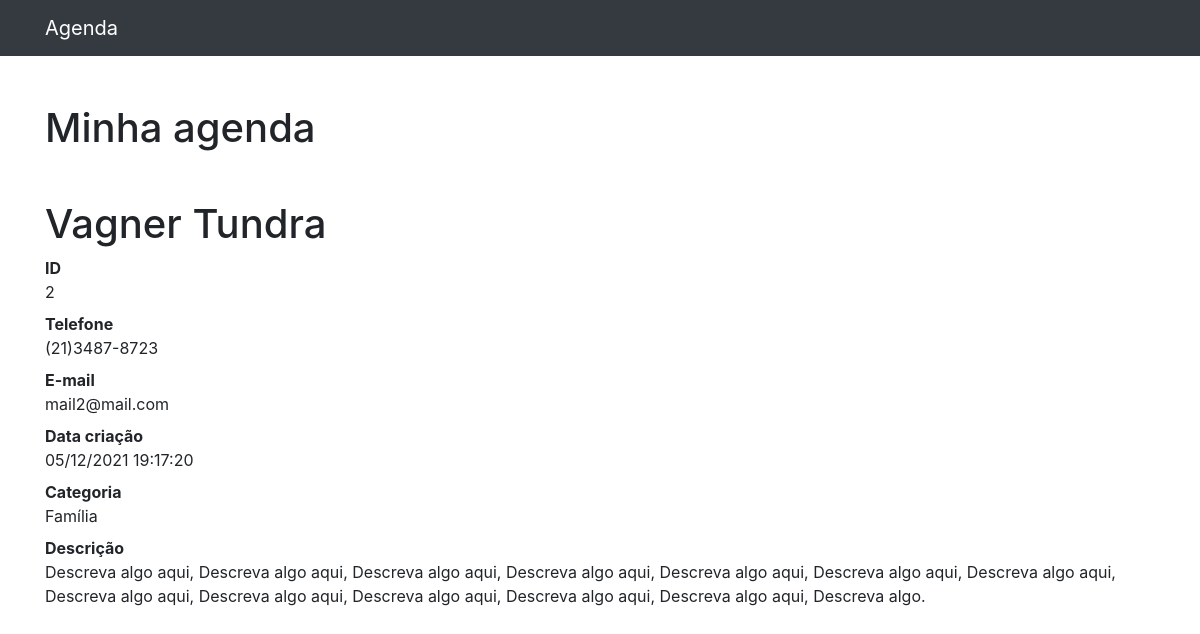
/2, run on the app's committed database.
### contato/models.py (models this page shows, shortened)
class ContatoDj(models.Model):
    nome = models.CharField(max_length=255)
    sobreNome = models.CharField(max_length=255, blank=True)
    telefone = models.CharField(max_length=255)
    email = models.CharField(max_length=255, blank=True)
    data_criacao = models.DateTimeField(default=timezone.now)
    descricao = models.CharField(max_length=255, blank=True)
    categoria = models.ForeignKey(Categoria, on_delete=models.DO_NOTHING)

class Categoria(models.Model):
    nome = models.CharField(max_length=255)
    def __str__(self):
        return self.nome

### contato/views.py (the view)
# urls.py: path('<int:contato_id>', views.exibeContato, name='exibeContato'),
def exibeContato(request, contato_id):
    recebeDbContato = ContatoDj.objects.get(id=contato_id)
    return render(request, 'contato/exibeContato.html', {
        'HtmlContato' : recebeDbContato
    })

### contato/templates/contato/exibeContato.html
{%extends 'djHtmlBase.html'%} {%block conteudo%}
<h1 class="mt-5">{{HtmlContato.nome}} {{HtmlContato.sobreNome}}</h1>
<dl>
  <dt>ID</dt>
  <dd>{{HtmlContato.id}}</dd>
  <dt>Telefone</dt>
  <dd>{{HtmlContato.telefone}}</dd>
  <dt>E-mail</dt>
  <dd>{{HtmlContato.email}}</dd>
  <dt>Data criação</dt>
  <dd>{{HtmlContato.data_criacao|date:'d/m/Y H:i:s'}}</dd>
  <dt>Categoria</dt>
  <dd>{{HtmlContato.categoria}}</dd>
  <dt>Descrição</dt>
  <dd>{{HtmlContato.descricao}}</dd>
</dl>
{%endblock%}

### data on the page
ContatoDj: nome "Vagner", sobreNome "Tundra", id "2", telefone "(21)3487-8723", email "mail2@mail.com", data_criacao "05/12/2021 19:17:20", categoria "Família", descricao "Descreva algo aqui, Descreva algo aqui, Descreva algo aqui, Descreva algo aqui, Descreva algo aqui, Descreva algo aqui, Descreva algo aqui, Descreva algo aqui, Descreva algo aqui, Descreva algo aqui, Descreva algo aqui, Descreva algo aqui, Descreva algo."
